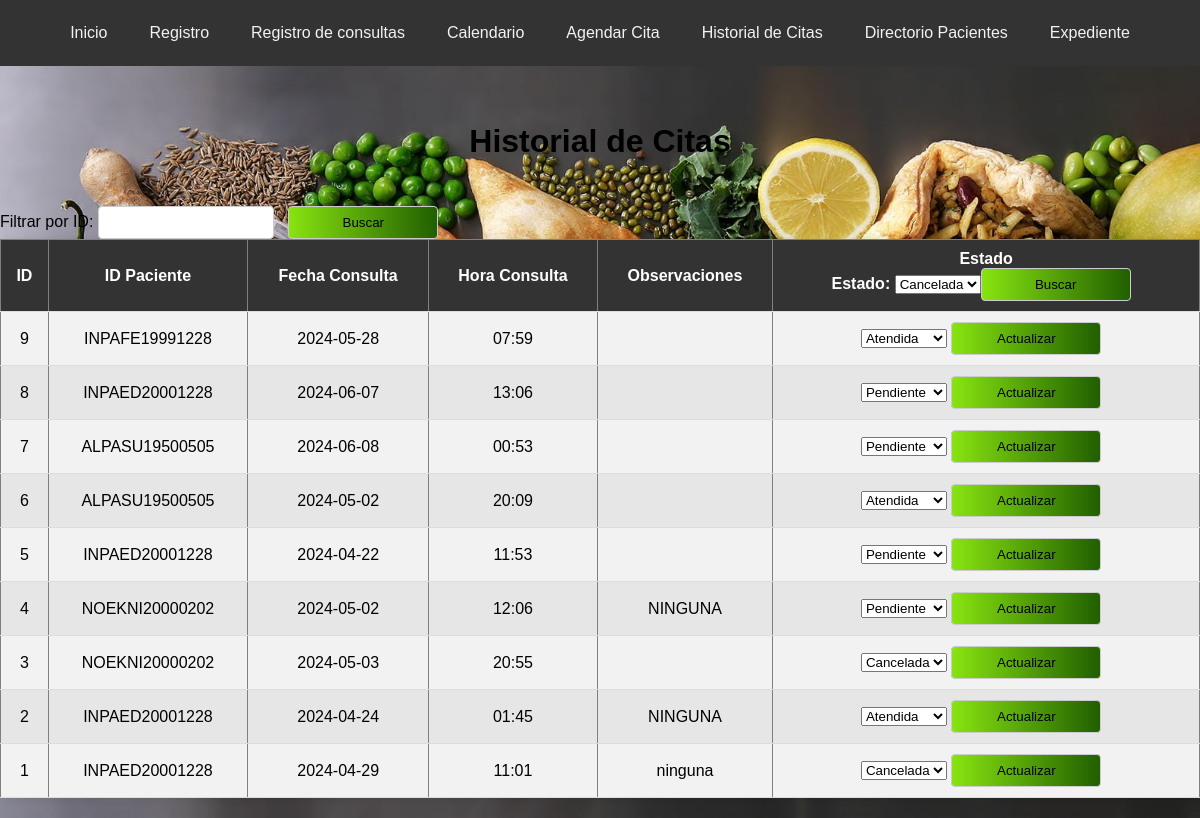
Page /historial_citas (signed in) on the committed database.
### tables this page shows
CREATE TABLE citas (
                    id_cita INTEGER PRIMARY KEY AUTOINCREMENT,
                    id_paciente TEXT,
                    fecha_consulta TEXT NOT NULL,
                    hora_consulta TEXT NOT NULL, 
                    observaciones TEXT,
                    estado TEXT DEFAULT 'Pendiente',
                    FOREIGN KEY (id_paciente) REFERENCES pacientes(id_paciente)
                );

### app.py (the view)
@app.route('/historial_citas', methods=['GET', 'POST'])
@login_required
def historial_citas():
    filter_text = request.form.get('filter_text')
    filter_by = request.form.get('filter_by')
    with get_db_connection() as connection:
        cursor = connection.cursor()
        if request.method == 'POST' and filter_text and filter_by:
            if filter_by == 'id_paciente':
                cursor.execute("SELECT * FROM citas WHERE LOWER(id_paciente) LIKE LOWER(?)", ('%' + filter_text + '%',))
            elif filter_by == 'estado':
                cursor.execute("SELECT * FROM citas WHERE LOWER(estado) = LOWER(?)", (filter_text, ))
            else:
                cursor.execute("SELECT * FROM citas")
        else:
            cursor.execute("SELECT * FROM citas")
        citas = cursor.fetchall()
    with get_db_connection() as connection:
     cursor = connection.cursor()
    cursor.execute("SELECT id_paciente, primer_apellido, segundo_apellido, nombres FROM pacientes")
    pacientes = cursor.fetchall()
    citas_ordenadas = sorted(citas, key=itemgetter(0), reverse=True)
    with get_db_connection() as connection:
        cursor = connection.cursor()
        cursor.execute("SELECT id_paciente, primer_apellido, segundo_apellido, nombres FROM pacientes")
        pacientes = cursor.fetchall()
    return render_template('historial_citas.html', citas=citas_ordenadas, pacientes=pacientes)
    return render_template('historial_citas.html', citas=citas, pacientes=pacientes)

### app.py (called while the page is built)
def get_db_connection():
    return sqlite3.connect('nutricion_consulta.db')

def login_required(f):
    @wraps(f)
    def decorated_function(*args, **kwargs):
        if 'username' not in session:
            return redirect(url_for('login'))
        return f(*args, **kwargs)
    return decorated_function

### templates/historial_citas.html (shortened to what this page needs)
<!DOCTYPE html>
<html lang="es">
<head>
    <link rel="stylesheet" href="{{ url_for('static', filename='css/style.css') }}">
</head>
<body>
    <div class="navbar">
        <a href="/">Inicio</a>
        <a href="/registro">Registro</a>
        <a href="/consultar">Registro de consultas</a>
        <a href="/options">Calendario</a>
        <a href="/agendar_cita">Agendar Cita</a>
        <a href="/historial_citas">Historial de Citas</a>
        <a href="/directorio_pacientes">Directorio Pacientes</a>
        <a href="/expediente">Expediente</a>
        </div>
        <br>
            <h1>Historial de Citas</h1>
            <br></br>
            <form action="{{ url_for('historial_citas') }}" method="post" class="filter-form">
            <label for="filtro_id">Filtrar por ID:</label>
            <input type="text" id="filter_id" name="filter_text" list="pacientes_list" required>
            <input type="submit" value="Buscar">
        </form>
        <table border="1">
            <tr>
                <th>ID</th>
                <th>ID Paciente</th>
                <th>Fecha Consulta</th>
                <th>Hora Consulta</th>
                <th>Observaciones</th>
                <th>Estado
                    <form action="{{ url_for('historial_citas') }}" method="post" class="filter-form">
                        <label for="filter_estado">Estado:</label>
                        <select id="filter_estado" name="filter_estado">
                            <option value="Cancelada" {% if filter_estado == 'Cancelada' %} selected {% endif %}>Cancelada</option>
                            <input type="submit" value="Buscar">
                        </select>
                    </form>
                </th>
            </tr>
            {% for cita in citas %}
            <tr>
                <td>{{ cita[0] }}</td>
                <td>{{ cita[1] }}</td>
                <td>{{ cita[2] }}</td>
                <td>{{ cita[3] }}</td>
                <td>{{ cita[4] }}</td>
                <td>
                    <form action="/actualizar_estado" method="POST">
                        <select name="estado">
                            <option value="Pendiente" {% if cita[5] == 'Pendiente' %}selected{% endif %}>Pendiente</option>
                            <option value="Atendida" {% if cita[5] == 'Atendida' %}selected{% endif %}>Atendida</option>
                            <option value="Cancelada" {% if cita[5] == 'Cancelada' %}selected{% endif %}>Cancelada</option>
                        </select>
                        <input type="submit" value="Actualizar">
                    </form>
                </td>
            </tr>
            {% endfor %}
        </table>
    </body>
    </html>

### static/css/style.css (style rules this page uses)
body { font-family: Arial, sans-serif; margin: 0; padding: 0; background-image: url('/static/css/Imagen/fondo.jpg'); background-size: cover; background-position: auto; background-repeat: no-repeat; background-attachment: scroll; }
.navbar { overflow: hidden; background-color: #333; display: flex; justify-content: center; padding: 10px 0; }
.navbar a { color: #f2f2f2; text-align: center; padding: 14px 16px; text-decoration: none; transition: background-color 0.3s ease; border-radius: 5px; margin: 0 5px; }
button, .button, .btn-login, input[type="submit"] { display: inline-block; padding: 10px 20px; border-radius: 5px; cursor: pointer; border: #215f00; text-decoration: none; background: #215f00; background: -webkit-linear-gradient(to right, #88e410, #215f00); background: linear-gradient(to right, #88e410, #215f00); }
input:required { border-color: #ff9999; }
input[type="text"]::placeholder, input[type="password"]::placeholder { color: #999; }
input[type="text"], input[type="number"], input[type="submit"], .add-button { width: 150px; padding: 8px 12px; margin-right: 10px; border-radius: 4px; border: 1px solid #ccc; cursor: pointer; }
table { width: 100%; border-collapse: collapse; margin-bottom: 20px; background-color: #fff; border-radius: 8px; box-shadow: 0 0 10px rgba(0, 0, 0, 0.1); }
th, td { padding: 10px; text-align: center; border-bottom: 1px solid #ddd; transition: background-color 0.3s; }
th { background-color: #333; color: #ffffff; }
tr:nth-child(even) { background-color: #f2f2f2; }
tr:nth-child(odd) { background-color: #e6e6e6; }
h1, h2, strong { color: #000000; }
h1 { margin-bottom: 10px; text-align: center; }

### rows in the picture
citas: id_cita "9", id_paciente "INPAFE19991228", fecha_consulta "2024-05-28", hora_consulta "07:59", estado "Atendida"
citas: id_cita "8", id_paciente "INPAED20001228", fecha_consulta "2024-06-07", hora_consulta "13:06", estado "Pendiente"
citas: id_cita "7", id_paciente "ALPASU19500505", fecha_consulta "2024-06-08", hora_consulta "00:53", estado "Pendiente"
citas: id_cita "6", id_paciente "ALPASU19500505", fecha_consulta "2024-05-02", hora_consulta "20:09", estado "Atendida"
citas: id_cita "5", id_paciente "INPAED20001228", fecha_consulta "2024-04-22", hora_consulta "11:53", estado "Pendiente"
citas: id_cita "4", id_paciente "NOEKNI20000202", fecha_consulta "2024-05-02", hora_consulta "12:06", observaciones "NINGUNA", estado "Pendiente"
citas: id_cita "3", id_paciente "NOEKNI20000202", fecha_consulta "2024-05-03", hora_consulta "20:55", estado "Cancelada"
citas: id_cita "2", id_paciente "INPAED20001228", fecha_consulta "2024-04-24", hora_consulta "01:45", observaciones "NINGUNA", estado "Atendida"
citas: id_cita "1", id_paciente "INPAED20001228", fecha_consulta "2024-04-29", hora_consulta "11:01", observaciones "ninguna", estado "Cancelada"
